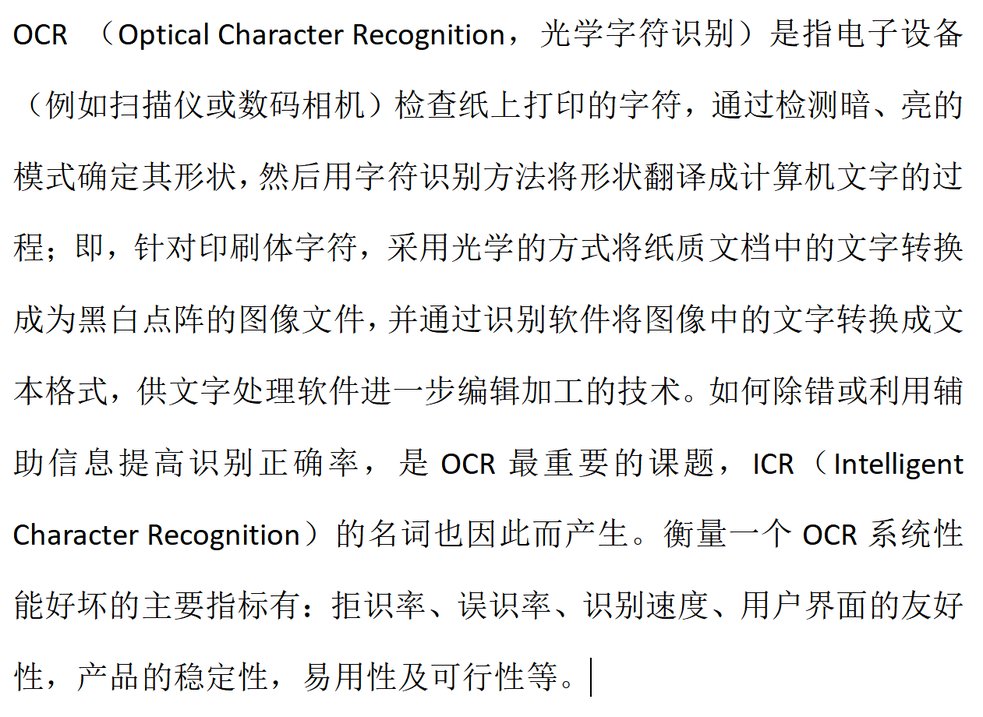
#> input picture data_trans/OCR.png, 983 x 717 px, shrunk from 1261 x 920 before the run, found by its file name
$ python touying.py
#> lines starting #> are read from the running program, lines starting #| are printed output that depends on the picture
import cv2
import numpy as np
import matplotlib.pyplot as plt

# 读取输入图片
img = cv2.imread("/home/liuyingfeng/bo/CCD/my_dataset_trans/OCR.png")
#> img is the input picture: shape (717, 983, 3); mean B, G, R 237.6, 237.6, 237.6

# 将图片转换为灰度图像
gray = cv2.cvtColor(img, cv2.COLOR_BGR2GRAY)

ret , gray = cv2.threshold(gray, 2, 1, 0)
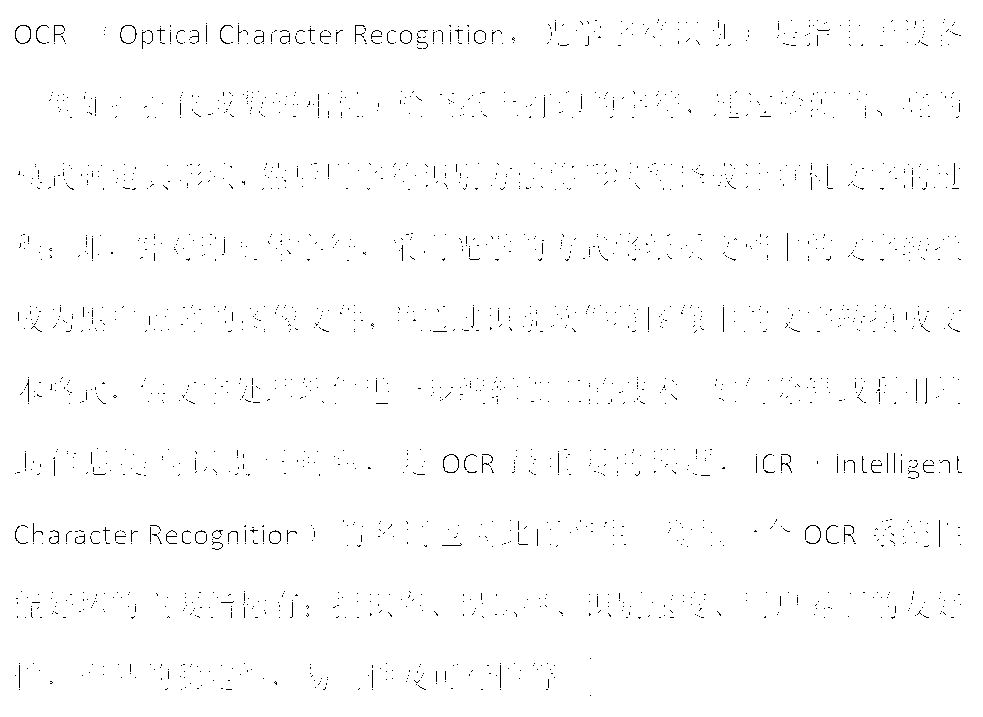
#> gray: shape (717, 983); values 0 (black) and 1 (white), 99% white; black in thin lines or dots

# 计算水平投影直方图
h_projection = np.sum(gray, axis=1)
#> h_projection = 717 values, max 983 at index 0, min 853 at index 30, mean 973.4

# 显示水平投影直方图
plt.plot(h_projection)
# plt.title("Horizontal Projection Histogram")
# plt.xlabel("Pixel")
# plt.ylabel("Projection Value")
plt.axis('off')
# plt.show()
plt.savefig("TOCR.png")
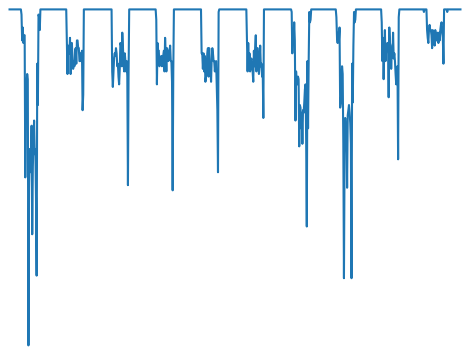
#> figure drawn by matplotlib, 1 panel
